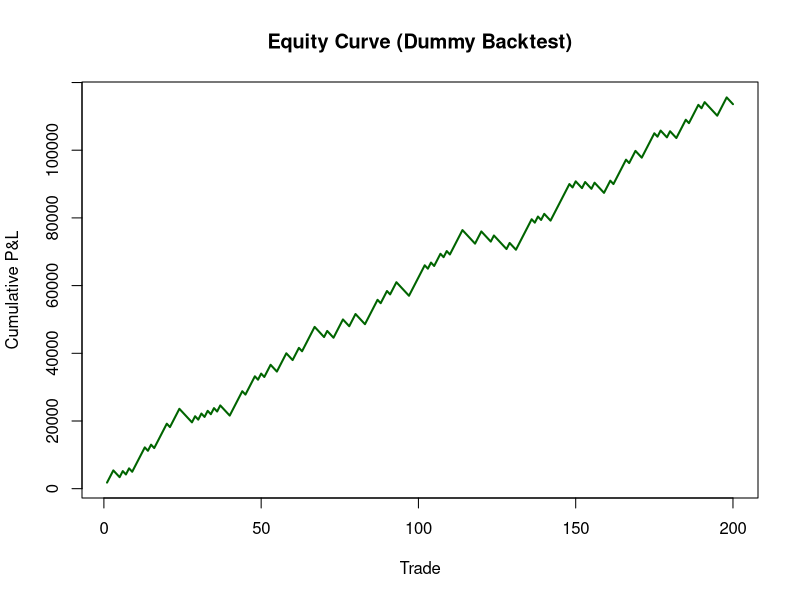

Write the R code that produced this figure.
set.seed(as.integer(Sys.time()))

generate_backtest <- function(n_trades = 200,
                              win_rate = 0.55,
                              rr_ratio = 1.8,
                              risk_per_trade = 1000) {
  wins <- rbinom(n_trades, 1, win_rate) == 1

  profit_per_trade <- numeric(n_trades)
  profit_per_trade[wins] <- rr_ratio * risk_per_trade
  profit_per_trade[!wins] <- -risk_per_trade

  equity <- cumsum(profit_per_trade)

  gross_profit <- sum(profit_per_trade[profit_per_trade > 0])
  gross_loss <- sum(profit_per_trade[profit_per_trade < 0])
  profit_factor <- ifelse(gross_loss == 0, NA, gross_profit / abs(gross_loss))

  cummax_equity <- cummax(c(0, equity))
  drawdowns <- c(0, equity) - cummax_equity
  max_drawdown <- min(drawdowns)

  list(
    n_trades = n_trades,
    profit_per_trade = profit_per_trade,
    equity = equity,
    gross_profit = gross_profit,
    gross_loss = gross_loss,
    profit_factor = profit_factor,
    max_drawdown = max_drawdown
  )
}

run_backtest <- function() {
  bt <- generate_backtest()

  # 実行中のスクリプトファイルの絶対パスからディレクトリを特定（作業ディレクトリに依存しない）
  script_dir <- tryCatch({
    args <- commandArgs(trailingOnly = FALSE)
    file_arg_index <- grep("^--file=", args)
    if (length(file_arg_index) > 0) {
      file_arg <- sub("^--file=", "", args[file_arg_index[1]])
      dirname(normalizePath(file_arg))
    } else {
      getwd()
    }
  }, error = function(e) {
    getwd()
  })

  equity_df <- data.frame(
    Trade = seq_along(bt$equity),
    Equity = bt$equity
  )

  equity_image_name <- "equity_curve.png"
  equity_image_path <- file.path(script_dir, equity_image_name)

  # Base R のみで資産曲線を描画
  png(filename = equity_image_path, width = 960, height = 480, res = 120, bg = "white")
  par(bg = "white")
  plot(
    equity_df$Trade,
    equity_df$Equity,
    type = "l",
    col = "darkgreen",
    lwd = 2,
    main = "Equity Curve (Dummy Backtest)",
    xlab = "Trade",
    ylab = "Cumulative P&L"
  )
  dev.off()

  # シンプルなテキスト形式で結果を出力（Python 側でパースしやすい形式）
  pf_val <- ifelse(is.na(bt$profit_factor), NA, bt$profit_factor)

  cat(paste0("total_trades: ", bt$n_trades, "\n"))
  cat(paste0("final_pnl: ", tail(bt$equity, 1), "\n"))
  cat(paste0("profit_factor: ", pf_val, "\n"))
  cat(paste0("max_drawdown: ", bt$max_drawdown, "\n"))
  cat(paste0("equity_curve_path: ", equity_image_name, "\n"))
}

run_backtest()
